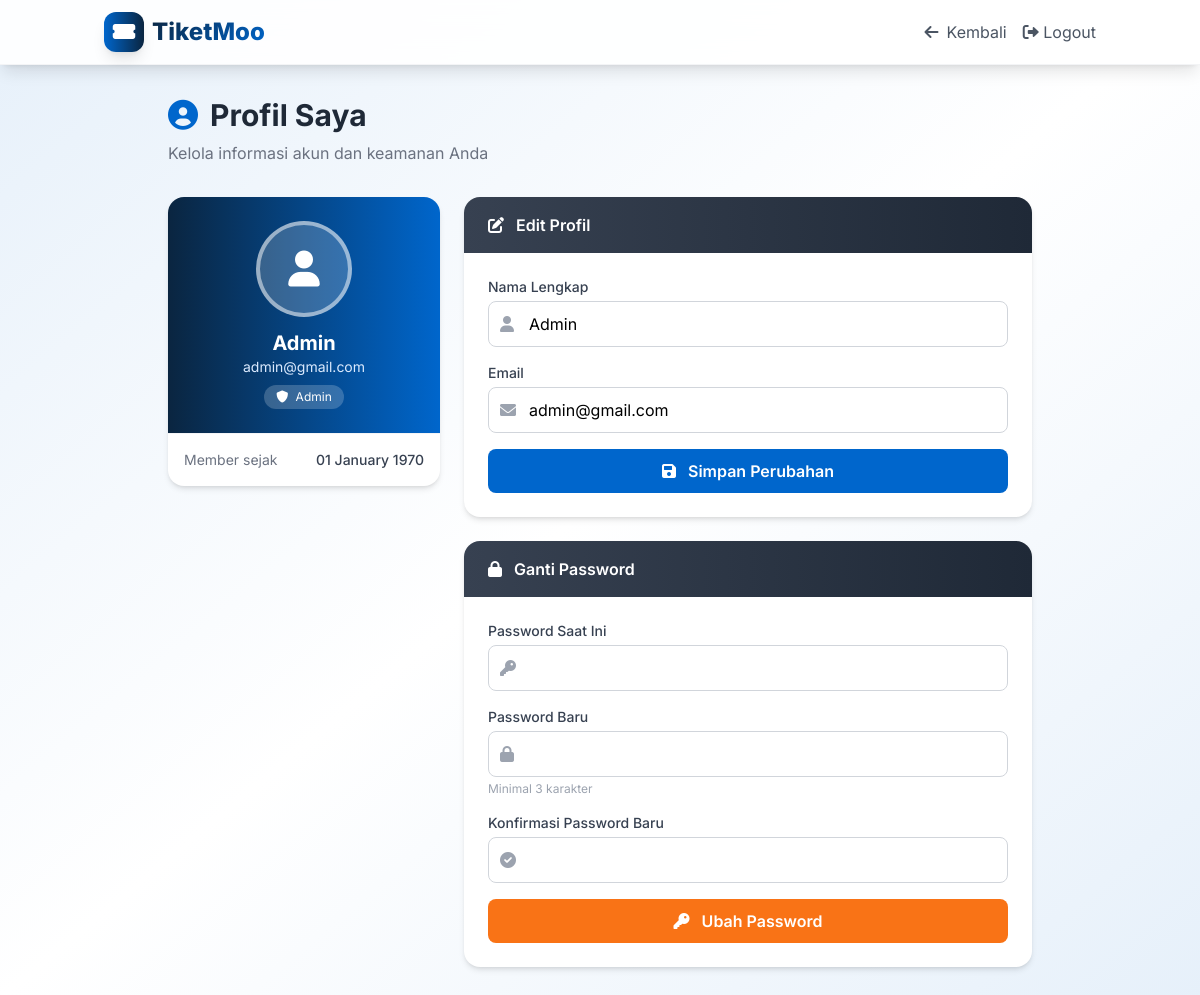
Screenshot of /user/profile.php (signed in) with the database file from the repository.
### tables this page shows
CREATE TABLE `users` (
  `id_user` int(11) NOT NULL,
  `nama` varchar(100) DEFAULT NULL,
  `email` varchar(100) DEFAULT NULL,
  `password` varchar(255) DEFAULT NULL,
  `role` enum('user','petugas','admin') DEFAULT NULL
);

### user/profile.php (the view, shortened to what this page needs)
<?php
include '../config/koneksi.php';
$id_user = $_SESSION['id_user'];
$query_user = mysqli_query($conn, "SELECT * FROM users WHERE id_user = $id_user");
$user = mysqli_fetch_assoc($query_user);
function safe($data) {
    return htmlspecialchars($data ?? '', ENT_QUOTES, 'UTF-8');
}
?>
<!DOCTYPE html>
<html lang="id">
<head>
    <script src="https://cdn.tailwindcss.com"></script>
    <link rel="stylesheet" href="https://cdnjs.cloudflare.com/ajax/libs/font-awesome/6.0.0-beta3/css/all.min.css">
</head>
<body class="bg-gradient-to-br from-soft-blue via-white to-soft-blue min-h-screen">
    <nav class="bg-white/90 backdrop-blur-md shadow-lg sticky top-0 z-50 border-b border-gray-100">
        <div class="container mx-auto px-4 py-3 flex justify-between items-center">
            <div class="flex items-center space-x-2">
                <div class="w-10 h-10 bg-gradient-to-r from-accent-blue to-navy rounded-xl flex items-center justify-center shadow-lg animate-pulse-slow">
                    <i class="fas fa-ticket-alt text-white text-xl"></i>
                </div>
                <span class="font-extrabold text-2xl gradient-text">TiketMoo</span>
            </div>
            <div class="flex items-center space-x-4">
                <a href="dashboard.php" class="text-gray-600 hover:text-accent-blue transition flex items-center gap-2">
                    <i class="fas fa-arrow-left"></i> Kembali
                </a>
                <a href="../auth/logout.php" class="text-gray-600 hover:text-red-500 transition">
                    <i class="fas fa-sign-out-alt"></i> Logout
                </a>
            </div>
        </div>
    </nav>
    <div class="container mx-auto px-4 py-8 max-w-4xl">
        <div class="mb-8 animate-[slideIn_0.3s_ease-out]">
            <h1 class="text-2xl md:text-3xl font-bold text-gray-800 flex items-center gap-3">
                <i class="fas fa-user-circle text-accent-blue"></i>
                Profil Saya
            </h1>
            <p class="text-gray-500 mt-2">Kelola informasi akun dan keamanan Anda</p>
        </div>
        <div class="grid grid-cols-1 lg:grid-cols-3 gap-6">
            <div class="lg:col-span-1">
                <div class="bg-white rounded-2xl shadow-md overflow-hidden profile-card">
                    <div class="bg-gradient-to-r from-navy to-accent-blue p-6 text-center">
                        <div class="w-24 h-24 mx-auto bg-white/20 rounded-full flex items-center justify-center border-4 border-white/50">
                            <i class="fas fa-user text-white text-4xl"></i>
                        </div>
                        <h3 class="text-white font-bold text-xl mt-3"><?= safe($user['nama']) ?></h3>
                        <p class="text-blue-100 text-sm"><?= safe($user['email']) ?></p>
                        <div class="mt-2 inline-block px-3 py-1 bg-white/20 rounded-full text-xs text-white">
                            <i class="fas fa-shield-alt mr-1"></i> <?= ucfirst($user['role'] ?? 'User') ?>
                        </div>
                    </div>
                    <div class="p-4 border-t border-gray-100">
                        <div class="flex items-center justify-between text-sm">
                            <span class="text-gray-500">Member sejak</span>
                            <span class="font-medium text-gray-700"><?= date('d F Y', strtotime($user['id_user'] ?? 'now')) ?></span>
                        </div>
                    </div>
                </div>
            </div>
            <div class="lg:col-span-2 space-y-6">
                <div class="bg-white rounded-2xl shadow-md overflow-hidden animate-[slideIn_0.5s_ease-out]">
                    <div class="bg-gradient-to-r from-gray-700 to-gray-800 px-6 py-4">
                        <h2 class="text-white font-semibold">
                            <i class="fas fa-edit mr-2"></i> Edit Profil
                        </h2>
                    </div>
                    <form method="POST" class="p-6">
                        <div class="space-y-4">
                            <div>
                                <label class="block text-sm font-medium text-gray-700 mb-1">Nama Lengkap</label>
                                <div class="relative">
                                    <i class="fas fa-user absolute left-3 top-1/2 transform -translate-y-1/2 text-gray-400"></i>
                                    <input type="text" name="nama" value="<?= safe($user['nama']) ?>"
                                           class="w-full pl-10 pr-4 py-2.5 border border-gray-300 rounded-lg focus:outline-none focus:ring-2 focus:ring-accent-blue focus:border-transparent"
                                           required>
                                </div>
                            </div>
                            <div>
                                <label class="block text-sm font-medium text-gray-700 mb-1">Email</label>
                                <div class="relative">
                                    <i class="fas fa-envelope absolute left-3 top-1/2 transform -translate-y-1/2 text-gray-400"></i>
                                    <input type="email" name="email" value="<?= safe($user['email']) ?>"
                                           class="w-full pl-10 pr-4 py-2.5 border border-gray-300 rounded-lg focus:outline-none focus:ring-2 focus:ring-accent-blue focus:border-transparent"
                                           required>
                                </div>
                            </div>
                            <button type="submit" name="update_profile"
                                    class="w-full bg-accent-blue text-white py-2.5 rounded-lg font-semibold hover:bg-blue-700 transition transform hover:scale-[1.02]">
                                <i class="fas fa-save mr-2"></i> Simpan Perubahan
                            </button>
                        </div>
                    </form>
                </div>
                <div class="bg-white rounded-2xl shadow-md overflow-hidden animate-[slideIn_0.6s_ease-out]">
                    <div class="bg-gradient-to-r from-gray-700 to-gray-800 px-6 py-4">
                        <h2 class="text-white font-semibold">
                            <i class="fas fa-lock mr-2"></i> Ganti Password
                        </h2>
                    </div>
                    <form method="POST" class="p-6">
                        <div class="space-y-4">
                            <div>
                                <label class="block text-sm font-medium text-gray-700 mb-1">Password Saat Ini</label>
                                <div class="relative">
                                    <i class="fas fa-key absolute left-3 top-1/2 transform -translate-y-1/2 text-gray-400"></i>
                                    <input type="password" name="current_password"
                                           class="w-full pl-10 pr-4 py-2.5 border border-gray-300 rounded-lg focus:outline-none focus:ring-2 focus:ring-accent-blue focus:border-transparent"
                                           required>
                                </div>
                            </div>
                            <div>
                                <label class="block text-sm font-medium text-gray-700 mb-1">Password Baru</label>
                                <div class="relative">
                                    <i class="fas fa-lock absolute left-3 top-1/2 transform -translate-y-1/2 text-gray-400"></i>
                                    <input type="password" name="new_password"
                                           class="w-full pl-10 pr-4 py-2.5 border border-gray-300 rounded-lg focus:outline-none focus:ring-2 focus:ring-accent-blue focus:border-transparent"
                                           required>
                                </div>
                                <p class="text-xs text-gray-400 mt-1">Minimal 3 karakter</p>
                            </div>
                            <div>
                                <label class="block text-sm font-medium text-gray-700 mb-1">Konfirmasi Password Baru</label>
                                <div class="relative">
                                    <i class="fas fa-check-circle absolute left-3 top-1/2 transform -translate-y-1/2 text-gray-400"></i>
                                    <input type="password" name="confirm_password"
                                           class="w-full pl-10 pr-4 py-2.5 border border-gray-300 rounded-lg focus:outline-none focus:ring-2 focus:ring-accent-blue focus:border-transparent"
                                           required>
                                </div>
                            </div>
                            <button type="submit" name="change_password"
                                    class="w-full bg-orange-500 text-white py-2.5 rounded-lg font-semibold hover:bg-orange-600 transition transform hover:scale-[1.02]">
                                <i class="fas fa-key mr-2"></i> Ubah Password
                            </button>
                        </div>
                    </form>
                </div>
            </div>
        </div>
    </div>
</body>
</html>

### user/profile.php (style rules this page uses)
.gradient-text { background: linear-gradient(135deg, #0a2540 0%, #0066cc 100%); -webkit-background-clip: text; -webkit-text-fill-color: transparent; }
body { font-family: 'Inter', sans-serif; }
.profile-card { transition: all 0.3s ease; }

### rows the page displays
users: nama "Admin", email "admin@gmail.com", role "Admin", id_user "01 January 1970"
